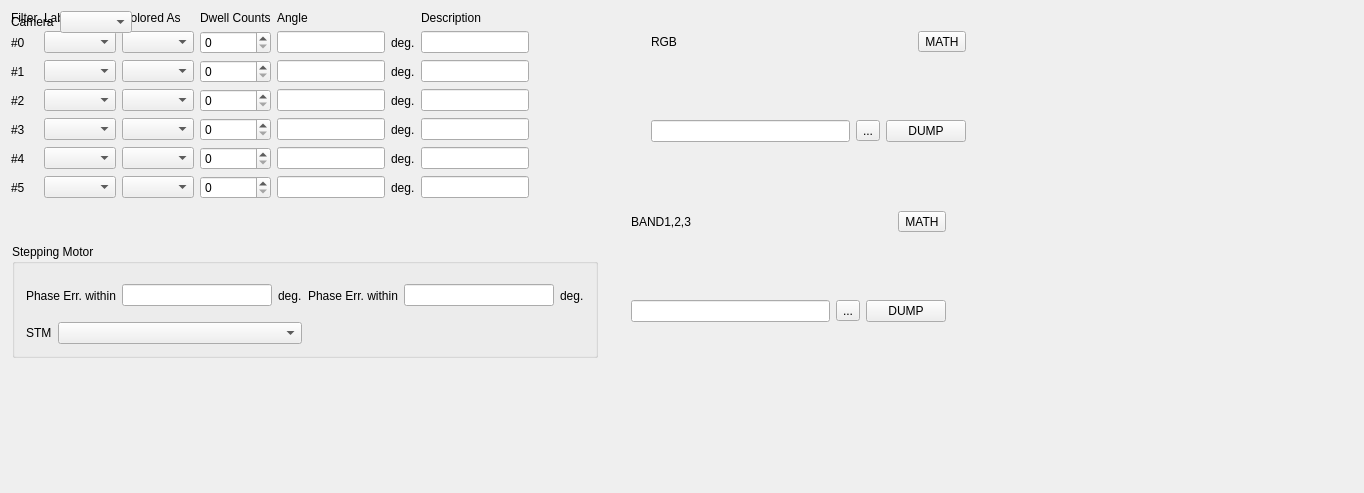
<?xml version="1.0" encoding="UTF-8"?>
<ui version="4.0">
 <class>FrmFilterWheel</class>
 <widget class="QMainWindow" name="FrmFilterWheel">
  <property name="geometry">
   <rect>
    <x>0</x>
    <y>0</y>
    <width>1364</width>
    <height>493</height>
   </rect>
  </property>
  <property name="windowTitle">
   <string>Network Analyzer Control</string>
  </property>
  <widget class="QWidget" name="widget">
   <widget class="QGroupBox" name="groupBox">
    <property name="geometry">
     <rect>
      <x>12</x>
      <y>244</y>
      <width>586</width>
      <height>114</height>
     </rect>
    </property>
    <property name="sizePolicy">
     <sizepolicy hsizetype="Preferred" vsizetype="Expanding">
      <horstretch>0</horstretch>
      <verstretch>0</verstretch>
     </sizepolicy>
    </property>
    <property name="title">
     <string>Stepping Motor</string>
    </property>
    <layout class="QGridLayout" name="gridLayout_2">
     <item row="0" column="0">
      <layout class="QHBoxLayout" name="horizontalLayout_2">
       <item>
        <widget class="QLabel" name="textLabel1_2_5_3_3">
         <property name="sizePolicy">
          <sizepolicy hsizetype="Fixed" vsizetype="Preferred">
           <horstretch>0</horstretch>
           <verstretch>0</verstretch>
          </sizepolicy>
         </property>
         <property name="text">
          <string>Phase Err. within</string>
         </property>
         <property name="wordWrap">
          <bool>false</bool>
         </property>
        </widget>
       </item>
       <item>
        <widget class="QLineEdit" name="m_edPhaseErrWithin">
         <property name="sizePolicy">
          <sizepolicy hsizetype="Preferred" vsizetype="Fixed">
           <horstretch>0</horstretch>
           <verstretch>0</verstretch>
          </sizepolicy>
         </property>
         <property name="minimumSize">
          <size>
           <width>40</width>
           <height>0</height>
          </size>
         </property>
        </widget>
       </item>
       <item>
        <widget class="QLabel" name="textLabel1_2_2_4_3_2">
         <property name="sizePolicy">
          <sizepolicy hsizetype="Fixed" vsizetype="Preferred">
           <horstretch>0</horstretch>
           <verstretch>0</verstretch>
          </sizepolicy>
         </property>
         <property name="text">
          <string>deg.</string>
         </property>
         <property name="wordWrap">
          <bool>false</bool>
         </property>
        </widget>
       </item>
      </layout>
     </item>
     <item row="0" column="1">
      <layout class="QHBoxLayout" name="horizontalLayout_8">
       <item>
        <widget class="QLabel" name="textLabel1_2_5_3_7">
         <property name="sizePolicy">
          <sizepolicy hsizetype="Fixed" vsizetype="Preferred">
           <horstretch>0</horstretch>
           <verstretch>0</verstretch>
          </sizepolicy>
         </property>
         <property name="text">
          <string>Phase Err. within</string>
         </property>
         <property name="wordWrap">
          <bool>false</bool>
         </property>
        </widget>
       </item>
       <item>
        <widget class="QLineEdit" name="m_edSTMWait">
         <property name="sizePolicy">
          <sizepolicy hsizetype="Preferred" vsizetype="Fixed">
           <horstretch>0</horstretch>
           <verstretch>0</verstretch>
          </sizepolicy>
         </property>
         <property name="minimumSize">
          <size>
           <width>40</width>
           <height>0</height>
          </size>
         </property>
        </widget>
       </item>
       <item>
        <widget class="QLabel" name="textLabel1_2_2_4_3_4">
         <property name="sizePolicy">
          <sizepolicy hsizetype="Fixed" vsizetype="Preferred">
           <horstretch>0</horstretch>
           <verstretch>0</verstretch>
          </sizepolicy>
         </property>
         <property name="text">
          <string>deg.</string>
         </property>
         <property name="wordWrap">
          <bool>false</bool>
         </property>
        </widget>
       </item>
      </layout>
     </item>
     <item row="1" column="0">
      <layout class="QHBoxLayout" name="horizontalLayout_3">
       <item>
        <widget class="QLabel" name="textLabel1_2_5_3_4">
         <property name="sizePolicy">
          <sizepolicy hsizetype="Fixed" vsizetype="Preferred">
           <horstretch>0</horstretch>
           <verstretch>0</verstretch>
          </sizepolicy>
         </property>
         <property name="text">
          <string>STM</string>
         </property>
         <property name="wordWrap">
          <bool>false</bool>
         </property>
        </widget>
       </item>
       <item>
        <widget class="QComboBox" name="m_cmbSTM"/>
       </item>
      </layout>
     </item>
    </layout>
   </widget>
   <widget class="QWidget" name="layoutWidget">
    <property name="geometry">
     <rect>
      <x>640</x>
      <y>20</y>
      <width>337</width>
      <height>133</height>
     </rect>
    </property>
    <layout class="QVBoxLayout" name="verticalLayout_2">
     <item>
      <layout class="QHBoxLayout" name="horizontalLayout_10">
       <item>
        <widget class="QLabel" name="textLabel1_2_5_3_3_17">
         <property name="sizePolicy">
          <sizepolicy hsizetype="Expanding" vsizetype="Preferred">
           <horstretch>0</horstretch>
           <verstretch>0</verstretch>
          </sizepolicy>
         </property>
         <property name="text">
          <string>RGB</string>
         </property>
         <property name="wordWrap">
          <bool>false</bool>
         </property>
        </widget>
       </item>
       <item>
        <widget class="QToolButton" name="m_tbMathMenu">
         <property name="text">
          <string>MATH</string>
         </property>
        </widget>
       </item>
      </layout>
     </item>
     <item>
      <widget class="XQGraph" name="m_graphwidgetProcessed" native="true">
       <property name="sizePolicy">
        <sizepolicy hsizetype="Expanding" vsizetype="Expanding">
         <horstretch>0</horstretch>
         <verstretch>0</verstretch>
        </sizepolicy>
       </property>
       <property name="minimumSize">
        <size>
         <width>53</width>
         <height>53</height>
        </size>
       </property>
      </widget>
     </item>
     <item>
      <layout class="QHBoxLayout" name="horizontalLayout_12">
       <item>
        <widget class="QLineEdit" name="m_edDump"/>
       </item>
       <item>
        <widget class="QToolButton" name="m_tbDump">
         <property name="text">
          <string>...</string>
         </property>
        </widget>
       </item>
       <item>
        <widget class="QPushButton" name="m_btnDump">
         <property name="text">
          <string>DUMP</string>
         </property>
         <property name="autoDefault">
          <bool>false</bool>
         </property>
        </widget>
       </item>
      </layout>
     </item>
    </layout>
   </widget>
   <widget class="QWidget" name="layoutWidget_2">
    <property name="geometry">
     <rect>
      <x>620</x>
      <y>200</y>
      <width>337</width>
      <height>133</height>
     </rect>
    </property>
    <layout class="QVBoxLayout" name="verticalLayout_4">
     <item>
      <layout class="QHBoxLayout" name="horizontalLayout_18">
       <item>
        <widget class="QLabel" name="textLabel1_2_5_3_3_19">
         <property name="sizePolicy">
          <sizepolicy hsizetype="Expanding" vsizetype="Preferred">
           <horstretch>0</horstretch>
           <verstretch>0</verstretch>
          </sizepolicy>
         </property>
         <property name="text">
          <string>BAND1,2,3</string>
         </property>
         <property name="wordWrap">
          <bool>false</bool>
         </property>
        </widget>
       </item>
       <item>
        <widget class="QToolButton" name="m_tbMathMenu_3">
         <property name="text">
          <string>MATH</string>
         </property>
        </widget>
       </item>
      </layout>
     </item>
     <item>
      <widget class="XQGraph" name="m_graphwidgetProcessed_3" native="true">
       <property name="sizePolicy">
        <sizepolicy hsizetype="Expanding" vsizetype="Expanding">
         <horstretch>0</horstretch>
         <verstretch>0</verstretch>
        </sizepolicy>
       </property>
       <property name="minimumSize">
        <size>
         <width>53</width>
         <height>53</height>
        </size>
       </property>
      </widget>
     </item>
     <item>
      <layout class="QHBoxLayout" name="horizontalLayout_19">
       <item>
        <widget class="QLineEdit" name="m_edDump_3"/>
       </item>
       <item>
        <widget class="QToolButton" name="m_tbDump_3">
         <property name="text">
          <string>...</string>
         </property>
        </widget>
       </item>
       <item>
        <widget class="QPushButton" name="m_btnDump_3">
         <property name="text">
          <string>DUMP</string>
         </property>
         <property name="autoDefault">
          <bool>false</bool>
         </property>
        </widget>
       </item>
      </layout>
     </item>
    </layout>
   </widget>
   <widget class="QWidget" name="">
    <layout class="QGridLayout" name="gridLayout">
     <item row="0" column="0">
      <widget class="QLabel" name="textLabel1_2_5_3_3_13">
       <property name="sizePolicy">
        <sizepolicy hsizetype="Fixed" vsizetype="Preferred">
         <horstretch>0</horstretch>
         <verstretch>0</verstretch>
        </sizepolicy>
       </property>
       <property name="text">
        <string>Filter</string>
       </property>
       <property name="wordWrap">
        <bool>false</bool>
       </property>
      </widget>
     </item>
     <item row="0" column="1">
      <widget class="QLabel" name="textLabel1_2_5_3_3_11">
       <property name="sizePolicy">
        <sizepolicy hsizetype="Fixed" vsizetype="Preferred">
         <horstretch>0</horstretch>
         <verstretch>0</verstretch>
        </sizepolicy>
       </property>
       <property name="text">
        <string>Label</string>
       </property>
       <property name="wordWrap">
        <bool>false</bool>
       </property>
      </widget>
     </item>
     <item row="0" column="2">
      <widget class="QLabel" name="textLabel1_2_5_3_3_12">
       <property name="sizePolicy">
        <sizepolicy hsizetype="Fixed" vsizetype="Preferred">
         <horstretch>0</horstretch>
         <verstretch>0</verstretch>
        </sizepolicy>
       </property>
       <property name="text">
        <string>Colored As</string>
       </property>
       <property name="wordWrap">
        <bool>false</bool>
       </property>
      </widget>
     </item>
     <item row="0" column="3">
      <widget class="QLabel" name="textLabel1_2_5_3_3_16">
       <property name="sizePolicy">
        <sizepolicy hsizetype="Fixed" vsizetype="Preferred">
         <horstretch>0</horstretch>
         <verstretch>0</verstretch>
        </sizepolicy>
       </property>
       <property name="text">
        <string>Dwell Counts</string>
       </property>
       <property name="wordWrap">
        <bool>false</bool>
       </property>
      </widget>
     </item>
     <item row="0" column="4">
      <widget class="QLabel" name="textLabel1_2_5_3_3_14">
       <property name="sizePolicy">
        <sizepolicy hsizetype="Fixed" vsizetype="Preferred">
         <horstretch>0</horstretch>
         <verstretch>0</verstretch>
        </sizepolicy>
       </property>
       <property name="text">
        <string>Angle</string>
       </property>
       <property name="wordWrap">
        <bool>false</bool>
       </property>
      </widget>
     </item>
     <item row="0" column="5">
      <widget class="QLabel" name="textLabel1_2_5_3_3_15">
       <property name="sizePolicy">
        <sizepolicy hsizetype="Fixed" vsizetype="Preferred">
         <horstretch>0</horstretch>
         <verstretch>0</verstretch>
        </sizepolicy>
       </property>
       <property name="text">
        <string>Description</string>
       </property>
       <property name="wordWrap">
        <bool>false</bool>
       </property>
      </widget>
     </item>
     <item row="1" column="0">
      <widget class="QLabel" name="textLabel1_2_5_3_3_5">
       <property name="sizePolicy">
        <sizepolicy hsizetype="Fixed" vsizetype="Preferred">
         <horstretch>0</horstretch>
         <verstretch>0</verstretch>
        </sizepolicy>
       </property>
       <property name="text">
        <string>#0</string>
       </property>
       <property name="wordWrap">
        <bool>false</bool>
       </property>
      </widget>
     </item>
     <item row="1" column="1">
      <widget class="QComboBox" name="m_cmbLabel0"/>
     </item>
     <item row="1" column="2">
      <widget class="QComboBox" name="m_cmbColoring0"/>
     </item>
     <item row="1" column="3">
      <widget class="QSpinBox" name="m_spbCounts0">
       <property name="minimumSize">
        <size>
         <width>60</width>
         <height>0</height>
        </size>
       </property>
       <property name="minimum">
        <number>0</number>
       </property>
       <property name="maximum">
        <number>10</number>
       </property>
      </widget>
     </item>
     <item row="1" column="4">
      <layout class="QHBoxLayout" name="horizontalLayout_5">
       <item>
        <widget class="QLineEdit" name="m_edAngle0">
         <property name="sizePolicy">
          <sizepolicy hsizetype="Preferred" vsizetype="Fixed">
           <horstretch>0</horstretch>
           <verstretch>0</verstretch>
          </sizepolicy>
         </property>
         <property name="minimumSize">
          <size>
           <width>40</width>
           <height>0</height>
          </size>
         </property>
        </widget>
       </item>
       <item>
        <widget class="QLabel" name="textLabel1_2_2_4_4">
         <property name="sizePolicy">
          <sizepolicy hsizetype="Fixed" vsizetype="Preferred">
           <horstretch>0</horstretch>
           <verstretch>0</verstretch>
          </sizepolicy>
         </property>
         <property name="text">
          <string>deg.</string>
         </property>
         <property name="wordWrap">
          <bool>false</bool>
         </property>
        </widget>
       </item>
      </layout>
     </item>
     <item row="1" column="5">
      <widget class="QLineEdit" name="m_edDesc0">
       <property name="sizePolicy">
        <sizepolicy hsizetype="Expanding" vsizetype="Fixed">
         <horstretch>0</horstretch>
         <verstretch>0</verstretch>
        </sizepolicy>
       </property>
       <property name="minimumSize">
        <size>
         <width>40</width>
         <height>0</height>
        </size>
       </property>
      </widget>
     </item>
     <item row="2" column="0">
      <widget class="QLabel" name="textLabel1_2_5_3_3_6">
       <property name="sizePolicy">
        <sizepolicy hsizetype="Fixed" vsizetype="Preferred">
         <horstretch>0</horstretch>
         <verstretch>0</verstretch>
        </sizepolicy>
       </property>
       <property name="text">
        <string>#1</string>
       </property>
       <property name="wordWrap">
        <bool>false</bool>
       </property>
      </widget>
     </item>
     <item row="2" column="1">
      <widget class="QComboBox" name="m_cmbLabel1"/>
     </item>
     <item row="2" column="2">
      <widget class="QComboBox" name="m_cmbColoring1"/>
     </item>
     <item row="2" column="3">
      <widget class="QSpinBox" name="m_spbCounts1">
       <property name="minimumSize">
        <size>
         <width>60</width>
         <height>0</height>
        </size>
       </property>
       <property name="minimum">
        <number>0</number>
       </property>
       <property name="maximum">
        <number>10</number>
       </property>
      </widget>
     </item>
     <item row="2" column="4">
      <layout class="QHBoxLayout" name="horizontalLayout_9">
       <item>
        <widget class="QLineEdit" name="m_edAngle0_2">
         <property name="sizePolicy">
          <sizepolicy hsizetype="Preferred" vsizetype="Fixed">
           <horstretch>0</horstretch>
           <verstretch>0</verstretch>
          </sizepolicy>
         </property>
         <property name="minimumSize">
          <size>
           <width>40</width>
           <height>0</height>
          </size>
         </property>
        </widget>
       </item>
       <item>
        <widget class="QLabel" name="textLabel1_2_2_4_5">
         <property name="sizePolicy">
          <sizepolicy hsizetype="Fixed" vsizetype="Preferred">
           <horstretch>0</horstretch>
           <verstretch>0</verstretch>
          </sizepolicy>
         </property>
         <property name="text">
          <string>deg.</string>
         </property>
         <property name="wordWrap">
          <bool>false</bool>
         </property>
        </widget>
       </item>
      </layout>
     </item>
     <item row="2" column="5">
      <widget class="QLineEdit" name="m_edDesc1">
       <property name="sizePolicy">
        <sizepolicy hsizetype="Expanding" vsizetype="Fixed">
         <horstretch>0</horstretch>
         <verstretch>0</verstretch>
        </sizepolicy>
       </property>
       <property name="minimumSize">
        <size>
         <width>40</width>
         <height>0</height>
        </size>
       </property>
      </widget>
     </item>
     <item row="3" column="0">
      <widget class="QLabel" name="textLabel1_2_5_3_3_7">
       <property name="sizePolicy">
        <sizepolicy hsizetype="Fixed" vsizetype="Preferred">
         <horstretch>0</horstretch>
         <verstretch>0</verstretch>
        </sizepolicy>
       </property>
       <property name="text">
        <string>#2</string>
       </property>
       <property name="wordWrap">
        <bool>false</bool>
       </property>
      </widget>
     </item>
     <item row="3" column="1">
      <widget class="QComboBox" name="m_cmbLabel2"/>
     </item>
     <item row="3" column="2">
      <widget class="QComboBox" name="m_cmbColoring2"/>
     </item>
     <item row="3" column="3">
      <widget class="QSpinBox" name="m_spbCounts2">
       <property name="minimumSize">
        <size>
         <width>60</width>
         <height>0</height>
        </size>
       </property>
       <property name="minimum">
        <number>0</number>
       </property>
       <property name="maximum">
        <number>10</number>
       </property>
      </widget>
     </item>
     <item row="3" column="4">
      <layout class="QHBoxLayout" name="horizontalLayout_11">
       <item>
        <widget class="QLineEdit" name="m_edAngle0_3">
         <property name="sizePolicy">
          <sizepolicy hsizetype="Preferred" vsizetype="Fixed">
           <horstretch>0</horstretch>
           <verstretch>0</verstretch>
          </sizepolicy>
         </property>
         <property name="minimumSize">
          <size>
           <width>40</width>
           <height>0</height>
          </size>
         </property>
        </widget>
       </item>
       <item>
        <widget class="QLabel" name="textLabel1_2_2_4_6">
         <property name="sizePolicy">
          <sizepolicy hsizetype="Fixed" vsizetype="Preferred">
           <horstretch>0</horstretch>
           <verstretch>0</verstretch>
          </sizepolicy>
         </property>
         <property name="text">
          <string>deg.</string>
         </property>
         <property name="wordWrap">
          <bool>false</bool>
         </property>
        </widget>
       </item>
      </layout>
     </item>
     <item row="3" column="5">
      <widget class="QLineEdit" name="m_edDesc2">
       <property name="sizePolicy">
        <sizepolicy hsizetype="Expanding" vsizetype="Fixed">
         <horstretch>0</horstretch>
         <verstretch>0</verstretch>
        </sizepolicy>
       </property>
       <property name="minimumSize">
        <size>
         <width>40</width>
         <height>0</height>
        </size>
       </property>
      </widget>
     </item>
     <item row="4" column="0">
      <widget class="QLabel" name="textLabel1_2_5_3_3_8">
       <property name="sizePolicy">
        <sizepolicy hsizetype="Fixed" vsizetype="Preferred">
         <horstretch>0</horstretch>
         <verstretch>0</verstretch>
        </sizepolicy>
       </property>
       <property name="text">
        <string>#3</string>
       </property>
       <property name="wordWrap">
        <bool>false</bool>
       </property>
      </widget>
     </item>
     <item row="4" column="1">
      <widget class="QComboBox" name="m_cmbLabel3"/>
     </item>
     <item row="4" column="2">
      <widget class="QComboBox" name="m_cmbColoring3"/>
     </item>
     <item row="4" column="3">
      <widget class="QSpinBox" name="m_spbCounts3">
       <property name="minimumSize">
        <size>
         <width>60</width>
         <height>0</height>
        </size>
       </property>
       <property name="minimum">
        <number>0</number>
       </property>
       <property name="maximum">
        <number>10</number>
       </property>
      </widget>
     </item>
     <item row="4" column="4">
      <layout class="QHBoxLayout" name="horizontalLayout_13">
       <item>
        <widget class="QLineEdit" name="m_edAngle0_4">
         <property name="sizePolicy">
          <sizepolicy hsizetype="Preferred" vsizetype="Fixed">
           <horstretch>0</horstretch>
           <verstretch>0</verstretch>
          </sizepolicy>
         </property>
         <property name="minimumSize">
          <size>
           <width>40</width>
           <height>0</height>
          </size>
         </property>
        </widget>
       </item>
       <item>
        <widget class="QLabel" name="textLabel1_2_2_4_7">
         <property name="sizePolicy">
          <sizepolicy hsizetype="Fixed" vsizetype="Preferred">
           <horstretch>0</horstretch>
           <verstretch>0</verstretch>
          </sizepolicy>
         </property>
         <property name="text">
          <string>deg.</string>
         </property>
         <property name="wordWrap">
          <bool>false</bool>
         </property>
        </widget>
       </item>
      </layout>
     </item>
     <item row="4" column="5">
      <widget class="QLineEdit" name="m_edDesc3">
       <property name="sizePolicy">
        <sizepolicy hsizetype="Expanding" vsizetype="Fixed">
         <horstretch>0</horstretch>
         <verstretch>0</verstretch>
        </sizepolicy>
       </property>
       <property name="minimumSize">
        <size>
         <width>40</width>
         <height>0</height>
        </size>
       </property>
      </widget>
     </item>
     <item row="5" column="0">
      <widget class="QLabel" name="textLabel1_2_5_3_3_9">
       <property name="sizePolicy">
        <sizepolicy hsizetype="Fixed" vsizetype="Preferred">
         <horstretch>0</horstretch>
         <verstretch>0</verstretch>
        </sizepolicy>
       </property>
       <property name="text">
        <string>#4</string>
       </property>
       <property name="wordWrap">
        <bool>false</bool>
       </property>
      </widget>
     </item>
     <item row="5" column="1">
      <widget class="QComboBox" name="m_cmbLabel4"/>
     </item>
     <item row="5" column="2">
      <widget class="QComboBox" name="m_cmbColoring4"/>
     </item>
     <item row="5" column="3">
      <widget class="QSpinBox" name="m_spbCounts4">
       <property name="minimumSize">
        <size>
         <width>60</width>
         <height>0</height>
        </size>
       </property>
       <property name="minimum">
        <number>0</number>
       </property>
       <property name="maximum">
        <number>10</number>
       </property>
      </widget>
     </item>
     <item row="5" column="4">
      <layout class="QHBoxLayout" name="horizontalLayout_15">
       <item>
        <widget class="QLineEdit" name="m_edAngle0_5">
         <property name="sizePolicy">
          <sizepolicy hsizetype="Preferred" vsizetype="Fixed">
           <horstretch>0</horstretch>
           <verstretch>0</verstretch>
          </sizepolicy>
         </property>
         <property name="minimumSize">
          <size>
           <width>40</width>
           <height>0</height>
          </size>
         </property>
        </widget>
       </item>
       <item>
        <widget class="QLabel" name="textLabel1_2_2_4_8">
         <property name="sizePolicy">
          <sizepolicy hsizetype="Fixed" vsizetype="Preferred">
           <horstretch>0</horstretch>
           <verstretch>0</verstretch>
          </sizepolicy>
         </property>
         <property name="text">
          <string>deg.</string>
         </property>
         <property name="wordWrap">
          <bool>false</bool>
         </property>
        </widget>
       </item>
      </layout>
     </item>
     <item row="5" column="5">
      <widget class="QLineEdit" name="m_edDesc4">
       <property name="sizePolicy">
        <sizepolicy hsizetype="Expanding" vsizetype="Fixed">
         <horstretch>0</horstretch>
         <verstretch>0</verstretch>
        </sizepolicy>
       </property>
       <property name="minimumSize">
        <size>
         <width>40</width>
         <height>0</height>
        </size>
       </property>
      </widget>
     </item>
     <item row="6" column="0">
      <widget class="QLabel" name="textLabel1_2_5_3_3_10">
       <property name="sizePolicy">
        <sizepolicy hsizetype="Fixed" vsizetype="Preferred">
         <horstretch>0</horstretch>
         <verstretch>0</verstretch>
        </sizepolicy>
       </property>
       <property name="text">
        <string>#5</string>
       </property>
       <property name="wordWrap">
        <bool>false</bool>
       </property>
      </widget>
     </item>
     <item row="6" column="1">
      <widget class="QComboBox" name="m_cmbLabel5"/>
     </item>
     <item row="6" column="2">
      <widget class="QComboBox" name="m_cmbColoring5"/>
     </item>
     <item row="6" column="3">
      <widget class="QSpinBox" name="m_spbCounts5">
       <property name="minimumSize">
        <size>
         <width>60</width>
         <height>0</height>
        </size>
       </property>
       <property name="minimum">
        <number>0</number>
       </property>
       <property name="maximum">
        <number>10</number>
       </property>
      </widget>
     </item>
     <item row="6" column="4">
      <layout class="QHBoxLayout" name="horizontalLayout_17">
       <item>
        <widget class="QLineEdit" name="m_edAngle0_6">
         <property name="sizePolicy">
          <sizepolicy hsizetype="Preferred" vsizetype="Fixed">
           <horstretch>0</horstretch>
           <verstretch>0</verstretch>
          </sizepolicy>
         </property>
         <property name="minimumSize">
          <size>
           <width>40</width>
           <height>0</height>
          </size>
         </property>
        </widget>
       </item>
       <item>
        <widget class="QLabel" name="textLabel1_2_2_4_9">
         <property name="sizePolicy">
          <sizepolicy hsizetype="Fixed" vsizetype="Preferred">
           <horstretch>0</horstretch>
           <verstretch>0</verstretch>
          </sizepolicy>
         </property>
         <property name="text">
          <string>deg.</string>
         </property>
         <property name="wordWrap">
          <bool>false</bool>
         </property>
        </widget>
       </item>
      </layout>
     </item>
     <item row="6" column="5">
      <widget class="QLineEdit" name="m_edDesc5">
       <property name="sizePolicy">
        <sizepolicy hsizetype="Expanding" vsizetype="Fixed">
         <horstretch>0</horstretch>
         <verstretch>0</verstretch>
        </sizepolicy>
       </property>
       <property name="minimumSize">
        <size>
         <width>40</width>
         <height>0</height>
        </size>
       </property>
      </widget>
     </item>
    </layout>
   </widget>
   <widget class="QWidget" name="">
    <layout class="QHBoxLayout" name="horizontalLayout_6">
     <item>
      <widget class="QLabel" name="textLabel1_2_5_3_6">
       <property name="sizePolicy">
        <sizepolicy hsizetype="Fixed" vsizetype="Preferred">
         <horstretch>0</horstretch>
         <verstretch>0</verstretch>
        </sizepolicy>
       </property>
       <property name="text">
        <string>Camera</string>
       </property>
       <property name="wordWrap">
        <bool>false</bool>
       </property>
      </widget>
     </item>
     <item>
      <widget class="QComboBox" name="m_cmbCamera"/>
     </item>
    </layout>
   </widget>
  </widget>
 </widget>
 <layoutdefault spacing="6" margin="11"/>
 <customwidgets>
  <customwidget>
   <class>XQGraph</class>
   <extends>QWidget</extends>
   <header>graphwidget.h</header>
  </customwidget>
 </customwidgets>
 <tabstops>
  <tabstop>m_edPhaseErrWithin</tabstop>
 </tabstops>
 <resources/>
 <connections/>
</ui>
